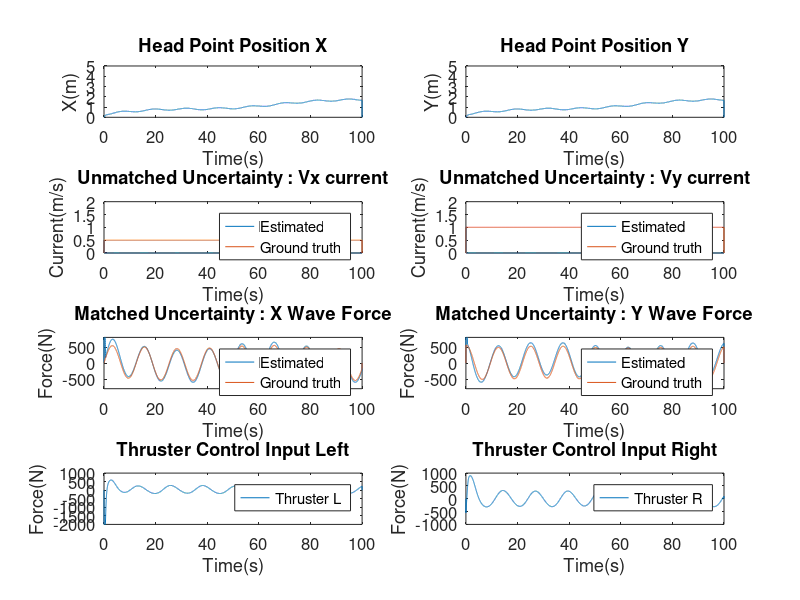

Source code (MATLAB):
clear 

%%%%%%%%%%%%%%%%%%%%%%%%%%%%% USV Model %%%%%%%%%%%%%%%%%%%%%%%%%%%%%%%%%%
m = 3980;
Iz = 19703;
Xu = -50;
Yv = -200;
Yr = 0;
Nv = 0;
Nr = -1281;
m11 = m;
m22 = m; 
m33 = Iz;
l = 3.5;

M = [m11, 0, 0; 0, m22, 0; 0, 0, m33];
D = [Xu, 0, 0; 0, Yv, Yr; 0, Nv, Nr];
M_inv = inv(M);
MD = M_inv*D;
%%%%%%%%%%%%%%%%%%%%%%%%%%%%%%%%%%%%%%%%%%%%%%%%%%%%%%%%%%%%%%%%%%%%%%%%%%
%%%%%%%%%%%%%%%%%%%%%%%%%%% State estimate %%%%%%%%%%%%%%%%%%%%%%%%%%%%%%%
A_estim = [0, 0, 1, 0;
     0, 0, 0, 1;
     0, 0, 0, 0;
     0, 0, 0, 0];

B_estim = [0, 0;
     0, 0;
     1, 0;
     0, 1];

Bum_estim = [1, 0;
     0, 1;
     0, 0;
     0, 0];

L = diag([1, 1, 1, 1]);
K = [1, 0, 1.73, 0;0,1,0,1.73];
cutoff = 3;
%%%%%%%%%%%%%%%%%%%%%%%%%%%%%%%%%%%%%%%%%%%%%%%%%%%%%%%%%%%%%%%%%%%%%%%%%%

%%%%%%%%%%%%%%%%%%%%%%%%%%%%%%%%%%%%%%%%%%%%%%%%%%%%%%%%%%%%%%%%%%%%%%%%%%
% Simulation parameters
dt = 0.01; % Time step (seconds)
total_time = 100; % Total simulation time (seconds)
num_steps = total_time / dt; % Number of simulation steps

% Initialize state vectors
x = zeros(6, num_steps); % State vector [position; velocity]
x_abs = zeros(6, num_steps);
u = zeros(2, num_steps);
matched_u = zeros(2, num_steps); % Control input vector
unmatched_u = zeros(2, num_steps);
disturbance_list = zeros(4, num_steps);
statefeedback_u = zeros(2, num_steps);

estim_x = zeros(4, num_steps);
virtual_state = zeros(4, num_steps);
virtual_u = zeros(2, num_steps);
um = zeros(4, num_steps);
um_dot = 0;
con = [0;0;0;0];
filtered_um = zeros(4, num_steps);

time = 0:dt:(total_time-dt); % Time vector

% Initial condition
x(:, 1) = [0; 0; 0; -l; 0; 0]; % Initial position and velocity
x(:, 2) = x(:, 1);
x_abs(:, 1) = [0; 0; 0; -l; 0; 0]; % Initial position and velocity
x_abs(:, 2) = x_abs(:, 1);
estim_x(:, 1) = [x(4,1)+l; 0; 0; 0];
estim_x(:, 2) = estim_x(:, 1);

B_usv = [1/M(1,1), 1/M(1,1);
         0, 0;
         l/M(3,3), -l/M(3,3)
         0, 0;
         0, 0;
         0, 0]; 

Bm_disturbance = [1/M(1,1), 0, 0;
                 0, 1/M(1,1), 0;
                 0, 0, l/M(3,3);
                 0, 0, 0;
                 0, 0, 0;
                 0, 0, 0]; 

Bum_disturbance = [0, 0;
                 0, 0;
                 0, 0;
                 1, 0;
                 0, 1;
                 0, 0]; 


% Simulation loop (Euler method)
for k = 2:num_steps-1
    % Disturbance
    xy_dis = [500*sin(0.5*dt*k);500*cos(0.5*dt*k);200*cos(0.1*dt*k)/l];
    disturbance = [0.5; 1; xy_dis(1)*cos(x(6,k)) + xy_dis(2)*sin(x(6,k)); -xy_dis(1)*sin(x(6,k)) + xy_dis(2)*cos(x(6,k)); xy_dis(3)];
    disturbance_list(:,k) = [disturbance(1:2) ; xy_dis(1) - xy_dis(3)*sin(x(6,k)); xy_dis(2) + xy_dis(3)*cos(x(6,k))];

    % Compute the state derivative with disturbance
    f_usv = [(Xu*x(1, k))/m11;
          (Yv*x(2, k) + Yr*x(3, k))/m22;
          (Nv*x(2, k) + Nr*x(3, k))/m33;
          x(1, k)*cos(x(6, k)) - x(2, k)*sin(x(6, k));
          x(1, k)*sin(x(6, k)) + x(2, k)*cos(x(6, k));
          x(3, k)];


    % L1 estim
    virtual_state(:, k) = [x(4, k) + l*cos(x(6, k));
                     x(5, k) + l*sin(x(6, k));
                     x(1, k)*cos(x(6, k)) - x(2, k)*sin(x(6, k)) - x(3, k)*l*sin(x(6, k)) + disturbance(1);
                     x(1, k)*sin(x(6, k)) + x(2, k)*cos(x(6, k)) + x(3, k)*l*cos(x(6, k)) + disturbance(2)];

    % L1 control input
    x_error = estim_x(:, k) - virtual_state(:,k);
    gain = -1;
    pi = (1/gain)*(exp(gain*dt)-1);
    um(:,k) = -exp(gain*dt)*x_error/pi;
    um_dot = (um(:,k)-um(:,k-1))/dt;
    % matched uncertainty
    con(3:4) = um(3:4,k);
    % unmatched uncertainty
    con(1:2) = um_dot(1:2);
    % Low pass filtering
    filtered_um(:,k) = filtered_um(:,k-1)*exp(-cutoff*dt) - con*(1-exp(-cutoff*dt));
    matched_u(:,k) = filtered_um(3:4,k);
    unmatched_u(:,k) = filtered_um(1:2,k);
    unmatched_u(:,k) = [0;0];
    % matched_u(:,k) = [0;0];



    % Virtual control
    x_abs(:,k) = [x(1,k) + disturbance(1)*cos(x(6,k)) + disturbance(2)*sin(x(6,k));
                  x(2,k) - disturbance(1)*sin(x(6,k)) + disturbance(2)*cos(x(6,k));
                  x(3,k);
                  x(4,k);
                  x(5,k);
                  x(6,k)];

    f_usv_virtual = [(Xu*x_abs(1, k))/m11;
          (Yv*x_abs(2, k) + Yr*x_abs(3, k))/m22;
          (Nv*x_abs(2, k) + Nr*x_abs(3, k))/m33;
          x_abs(1, k)*cos(x(6, k)) - x_abs(2, k)*sin(x(6, k));
          x_abs(1, k)*sin(x(6, k)) + x_abs(2, k)*cos(x(6, k));
          x(3, k)];

    virtual_u(:,k) = [f_usv_virtual(1)*cos(x(6, k)) - x(1, k)*x(3, k)*sin(x(6, k)) - f_usv_virtual(2)*sin(x(6, k)) - x(2, k)*x(3, k)*cos(x(6, k)) - f_usv_virtual(3)*l*sin(x(6, k)) - x(3, k)*x(3, k)*l*cos(x(6, k));
                 f_usv_virtual(1)*sin(x(6, k)) + x(1, k)*x(3, k)*cos(x(6, k)) + f_usv_virtual(2)*sin(x(6, k)) - x(2, k)*x(3, k)*sin(x(6, k)) + f_usv_virtual(3)*l*cos(x(6, k)) - x(3, k)*x(3, k)*l*sin(x(6, k))];


    % Real Control input
    u(:,k) = [0.5*(m11*cos(x(6, k)) - m33*sin(x(6, k))/(l*l)), 0.5*(m11*sin(x(6, k))+m33*cos(x(6, k))/(l*l));
              0.5*(m11*cos(x(6, k)) + m33*sin(x(6, k))/(l*l)), 0.5*(m11*sin(x(6, k))-m33*cos(x(6, k))/(l*l))]*(matched_u(:,k) + unmatched_u(:,k) - virtual_u(:,k));% + state_feedback_u;

    %%%%%%%%%%%%%%%%%%%%%%%%%%%%%%%%%%%%%%%%%%%%%%%%%%%%%%%%%%%%%%%%%%%%%
    estim_dx = (A_estim)*estim_x(:,k) + B_estim*(matched_u(:,k) + unmatched_u(:,k)) + B_estim*um(3:4,k) + Bum_estim*um(1:2,k) - L*(x_error);



    if u(1,k) < -2000
        u(1,k) = -2000;
    end
    if u(2,k) < -2000
        u(2,k) = -2000;
    end    
    dx = f_usv + B_usv*u(:, k) + Bm_disturbance*disturbance(3:5) + Bum_disturbance*disturbance(1:2);
    %%%%%%%%%%%%%%%%%%%%%%%%%%%%%%%%%%%%%%%%%%%%%%%%%%%%%%%%%%%%%%%%%%%%%

    %System update
    x(:, k+1) = x(:, k) + dx * dt;
    estim_x(:, k+1) = estim_x(:, k) + estim_dx * dt;

    pi = 3.1415926535;
    if x(6,k+1) > pi
        x(6,k+1) = x(6,k+1) - 2*pi;
    elseif x(6,k+1) < -pi
        x(6,k+1) = x(6,k+1) + 2*pi;
    end    

end
%%%%%%%%%%%%%%%%%%%%%%%%%%%%%%%%%%%%%%%%%%%%%%%%%%%%%%%%%%%%%%%%%%%%%%%%%%

%%%%%%%%%%%%%%%%%%%%%%%%%%%%% Data Plot %%%%%%%%%%%%%%%%%%%%%%%%%%%%%%%%%%
fontSize = 15;
axisfontSize = 12;
fontSize_T = 18;

figure;
subplot(4,2,1);
plot(time, virtual_state(1,:), 'DisplayName', 'Estimated'); % Label for the first line
title('Head Point Position X', 'FontSize', fontSize_T);
xlabel('Time(s)', 'FontSize', fontSize);
ylabel('X(m)', 'FontSize', fontSize);
ylim([0, 5]);
set(gca, 'FontSize', axisfontSize);


subplot(4,2,2);
plot(time, virtual_state(1,:), 'DisplayName', 'Estimated'); % Label for the first line
title('Head Point Position Y', 'FontSize', fontSize_T);
xlabel('Time(s)', 'FontSize', fontSize);
ylabel('Y(m)', 'FontSize', fontSize);
ylim([0, 5]);
set(gca, 'FontSize', axisfontSize);


subplot(4,2,3);
plot(time, um(1,:), 'DisplayName', 'Estimated'); % Label for the first line
hold on;
plot(time, disturbance_list(1,:), 'DisplayName', 'Ground truth'); % Label for the second line
hold off;
title('Unmatched Uncertainty : Vx current', 'FontSize', fontSize_T);
xlabel('Time(s)', 'FontSize', fontSize);
ylabel('Current(m/s)', 'FontSize', fontSize);
ylim([0, 2]);
legend('show'); % Display the legend with labels
set(gca, 'FontSize', axisfontSize);


subplot(4,2,4);
plot(time, um(2,:), 'DisplayName', 'Estimated'); % Label for the first line
hold on;
plot(time, disturbance_list(2,:), 'DisplayName', 'Ground truth'); % Label for the second line
hold off;
title('Unmatched Uncertainty : Vy current', 'FontSize', fontSize_T);
xlabel('Time(s)', 'FontSize', fontSize);
ylabel('Current(m/s)', 'FontSize', fontSize);
ylim([0, 2]);
legend('show'); % Display the legend with labels
set(gca, 'FontSize', axisfontSize);


subplot(4,2,5);
plot(time, m11*um(3,:), 'DisplayName', 'Estimated'); % Label for the first line
hold on;
plot(time, disturbance_list(3,:), 'DisplayName', 'Ground truth'); % Label for the second line
hold off;
title('Matched Uncertainty : X Wave Force', 'FontSize', fontSize_T);
xlabel('Time(s)', 'FontSize', fontSize);
ylabel('Force(N)', 'FontSize', fontSize);
ylim([-800, 800]);
legend('show'); % Display the legend with labels
set(gca, 'FontSize', axisfontSize);


subplot(4,2,6);
plot(time, m11*um(4,:), 'DisplayName', 'Estimated'); % Label for the first line
hold on;
plot(time, disturbance_list(4,:), 'DisplayName', 'Ground truth'); % Label for the second line
hold off;
title('Matched Uncertainty : Y Wave Force', 'FontSize', fontSize_T);
xlabel('Time(s)', 'FontSize', fontSize);
ylabel('Force(N)', 'FontSize', fontSize);
ylim([-800, 800]);
legend('show'); % Display the legend with labels
set(gca, 'FontSize', axisfontSize);


subplot(4,2,7);
plot(time, u(1,:), 'DisplayName', 'Thruster L'); % Label for the first line
title('Thruster Control Input Left', 'FontSize', fontSize_T);
xlabel('Time(s)', 'FontSize', fontSize);
ylabel('Force(N)', 'FontSize', fontSize);
% ylim([0, 3]);
legend('show'); % Display the legend with labels
set(gca, 'FontSize', axisfontSize);


subplot(4,2,8);
plot(time, u(2,:), 'DisplayName', 'Thruster R'); % Label for the first line
title('Thruster Control Input Right', 'FontSize', fontSize_T);
xlabel('Time(s)', 'FontSize', fontSize);
ylabel('Force(N)', 'FontSize', fontSize);
% ylim([0, 3]);
legend('show'); % Display the legend with labels
set(gca, 'FontSize', axisfontSize);
%%%%%%%%%%%%%%%%%%%%%%%%%%%%%%%%%%%%%%%%%%%%%%%%%%%%%%%%%%%%%%%%%%%%%%%%%%

%%%%%%%%%%%%%%%%%%%%%%%%%%%%% Simulation %%%%%%%%%%%%%%%%%%%%%%%%%%%%%%%%%
% % Define the ship polygon
% ship_length = 7; % Length of the ship
% ship_width = 3; % Width of the ship
% ship_shape = [-ship_length/2 + ship_width, -ship_width/2; 
%               ship_length/2, 0; 
%               -ship_length/2 + ship_width, ship_width/2; 
%               -ship_length/2 - ship_width, ship_width/2; 
%               -ship_length/2 - ship_width, -ship_width/2];
% 
% % Create a figure for animation
% figure;
% hold on;
% axis equal;
% xlabel('X Position');
% ylabel('Y Position');
% title('No control');
% xlim([-30, 30]); % Set the X-axis limits
% ylim([-30, 30]); % Set the Y-axis limits
% grid on;
% legend('Own ship');
% 
% 
% % Set up the video writer
% video = VideoWriter('L1.avi'); % Create a video writer object
% video.FrameRate = 30; % Set the frame rate
% open(video); % Open the video file
% 
% % Animation loop
% for k = 1:10:num_steps
%     % Compute ship's current position and orientation
%     X = x(4, k);
%     Y = x(5, k);
%     psi = x(6, k);
% 
%     % Rotate and translate the ship shape
%     R = [cos(psi), -sin(psi); sin(psi), cos(psi)];
%     ship_position = (R * ship_shape')';
%     ship_position(:, 1) = ship_position(:, 1) + X;
%     ship_position(:, 2) = ship_position(:, 2) + Y;
% 
%     % Plot the ship
%     ship_plot = fill(ship_position(:, 1), ship_position(:, 2), 'r', 'FaceAlpha', 0.5, 'DisplayName', 'Own Ship');
% 
%     % Capture the current frame
%     frame = getframe(gcf);
%     writeVideo(video, frame);
% 
%     % Pause to create animation effect
%     pause(0.01);
% 
%     % Remove the current plot to update the next frame
%     if k < num_steps
%         delete(ship_plot);
%     end
% end
% 
% hold off;
% 
% % Close the video file
% close(video);
%%%%%%%%%%%%%%%%%%%%%%%%%%%%%%%%%%%%%%%%%%%%%%%%%%%%%%%%%%%%%%%%%%%%%%%%%%

%%%%%%%%%%%%%%%%%%%%%%%%%%%% Stamp trace %%%%%%%%%%%%%%%%%%%%%%%%%%%%%%%%%
% % Define the ship polygon
% ship_length = 7; % Length of the ship
% ship_width = 3; % Width of the ship
% ship_shape = [-ship_length/2 + ship_width, -ship_width/2; 
%               ship_length/2, 0; 
%               -ship_length/2 + ship_width, ship_width/2; 
%               -ship_length/2 - ship_width, ship_width/2; 
%               -ship_length/2 - ship_width, -ship_width/2];
% 
% % Create a figure for the plot
% figure;
% hold on;
% axis equal;
% xlabel('X Position');
% ylabel('Y Position');
% title('USV Position Stamps');
% xlim([-30, 30]); % Set the X-axis limits
% ylim([-30, 30]); % Set the Y-axis limits
% grid on;
% 
% 
% 
% % Plot USV position stamps every 10 seconds
% for k = 1:num_steps
%     if k == 1 || mod(k, 3/dt) == 0
%         % Compute ship's current position and orientation
%         X = x(4, k);
%         Y = x(5, k);
%         psi = x(6, k);
% 
%         % Rotate and translate the ship shape
%         R = [cos(psi), -sin(psi); sin(psi), cos(psi)];
%         ship_position = (R * ship_shape')';
%         ship_position(:, 1) = ship_position(:, 1) + X;
%         ship_position(:, 2) = ship_position(:, 2) + Y;
% 
%         % Plot the ship
%         fill(ship_position(:, 1), ship_position(:, 2), 'b', 'FaceAlpha', 0.5, 'DisplayName', 'Own Ship');
%     end
% end
% 
% % Add a legend after the loop to ensure it doesn't duplicate entries
% legend('USV Position');
% 
% hold off;
%%%%%%%%%%%%%%%%%%%%%%%%%%%%%%%%%%%%%%%%%%%%%%%%%%%%%%%%%%%%%%%%%%%%%%%%%%